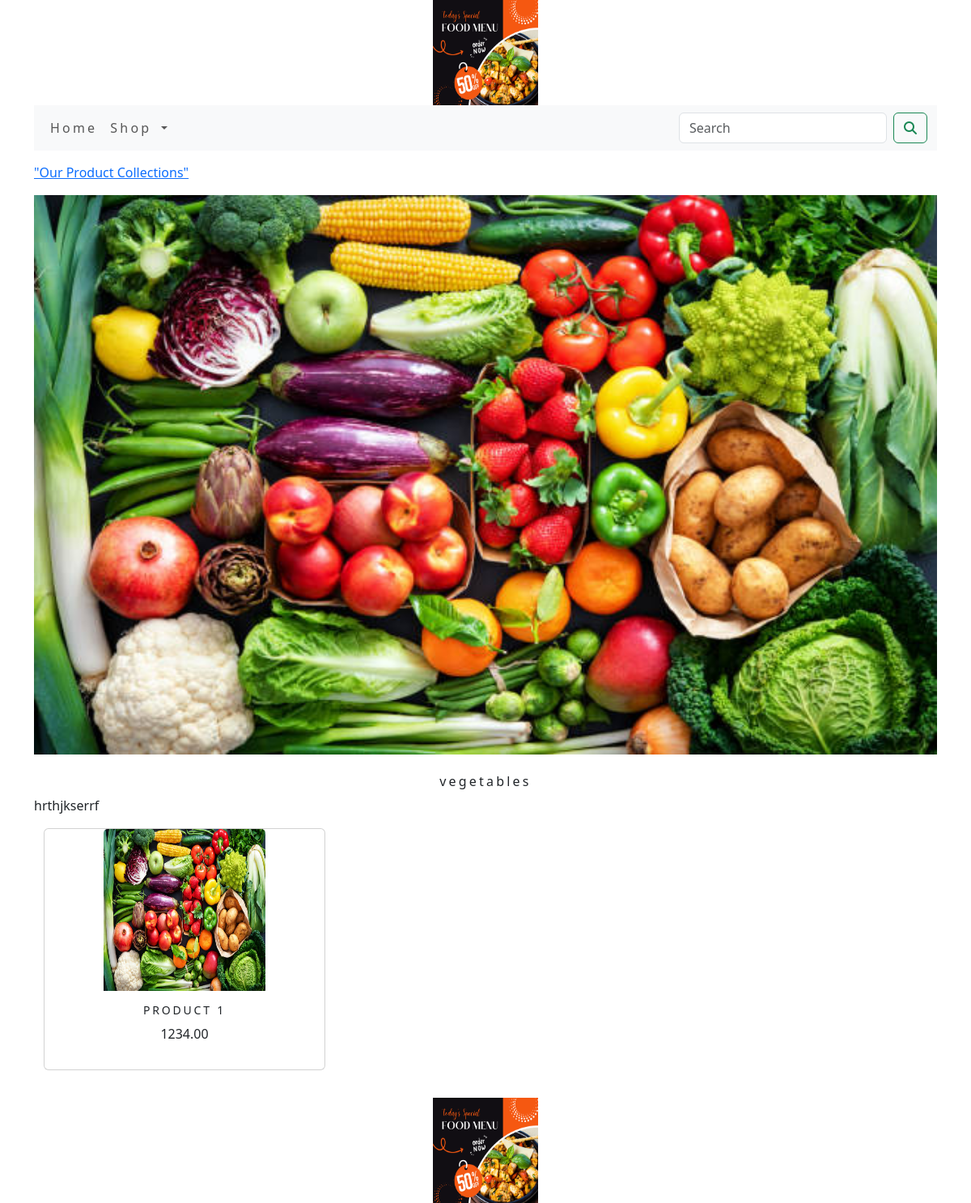
The page /shop/vegetables/ on the database its author committed.
### shop/models.py (models this page shows, shortened)
class Category(models.Model):
    name=models.CharField(max_length=250,unique=True)
    slug=models.SlugField(max_length=250,unique=True)
    description=models.TextField(blank=True)
    image=models.ImageField(upload_to='category',blank=True)
    class Meta:
        ordering=('name',)
        verbose_name='category'
        verbose_name_plural='categories'
    def get_url(self):
        return reverse('shop:products_by_category',args=[self.slug])

class Product(models.Model):
    name = models.CharField(max_length=250, unique=True)
    slug = models.SlugField(max_length=250, unique=True)
    description = models.TextField(blank=True)
    price=models.DecimalField(max_digits=10,decimal_places=2)
    category=models.ForeignKey(Category,on_delete=models.CASCADE)
    image = models.ImageField(upload_to='product', blank=True)
    stock=models.IntegerField()
    available=models.BooleanField(default=True)
    created=models.DateTimeField(auto_now_add=True)
    updated=models.DateTimeField(auto_now=True)
    def get_url(self):
        return reverse('shop:prodCatdetail',args=[self.category.slug,self.slug])
    class Meta:
        ordering=('name',)
        verbose_name='product'
        verbose_name_plural='products'

### shop/views.py (the view)
# urls.py: path('',views.allProdCat,name='allProdCat'),
def allProdCat(request,c_slug=None):
    c_page=None
    products_list=None
    if c_slug!=None:
        c_page=get_object_or_404(Category,slug=c_slug)
        products_list=Product.objects.all().filter(category=c_page,available=True)
    else:
        products_list=Product.objects.all().filter(available=True)
    paginator=Paginator(products_list,6)
    try:
        page=int(request.GET.get('page','1'))
    except:
        page=1
    try:
        products=paginator.page(page)
    except (EmptyPage,InvalidPage):
        products=paginator.page(paginator.num_pages)
    return render(request,"category.html",{'category':c_page,'products':products})

### cart/context_processors.py (called while the page is built)
def counter(request):
    item_count=0
    if 'admin' in request.path:
        return {}
    else:
        try:
            cart=Cart.objects.filter(cart_id=_cart_id(request))
            cart_items=CartItem.objects.all().filter(cart=cart[:1])
            for cart_item in cart_items:
                item_count += cart_item.quantity
        except Cart.DoesNotExist:
            item_count =0
    return dict(item_count=item_count)

### cart/views.py (called while the page is built)
def _cart_id(request):
    cart=request.session.session_key
    if not cart:
        cart=request.session.create()
    return cart

### shop/context_processors.py (called while the page is built)
def menu_links(request):
    links=Category.objects.all()
    return dict(links=links)

### templates/category.html (shortened to what this page needs)
{% extends 'base.html' %}
{% load static %}
{% block content %}
{% if category %}
  <div>
      <div class="row my_row_class">
          <div class="mx-auto">
          <p><a href="{% url 'shop:allProdCat' %}">"Our Product Collections"</a></p>
      </div>
          </div>
  </div>
    {% endif %}
<div class="mx_auto">
    {% if category %}
        <img class="my_image" src="{{category.image.url}}"  alt="{{category.name}}">
</div>
    <br>
<div>
        <h1 class="text-center my_title">{{category.name}}</h1>
        <p class="text-justify">{{category.description}}</p>
</div>
    {% endif %}
<div class="container">
    <div class="row mx_auto">
        {% for product in products.object_list %}
        <div class="my_bottom_margin col-9 col-sm-12 col-md-4  xol-lg-4">
            <div class="card text-center" style="min-width-:18rem;">
                <a href="{{product.get_url}}"><img class="card-img-top my_image" src="{{product.image.url}}" style="width:200px;height:200px;" alt="{{product.name}}"></a>
            <div class="card-body">
                <h4>{{product.name}}</h4>
                <p>{{product.price}}</p>
            </div>
            </div>
        </div>
         {% endfor %}
      </div>
    <br>
</div>
{% endblock %}

### static/css/custom.css (style rules this page uses)
body { font-family: 'Roboto' , sans-serif; }
.my_row_class { padding-top :15px; }
.my_image { width:100%; height:auto; }
.my_title { font-size:16px; text_transform:uppercase; letter-spacing:.2em; }
.my_bottom_margin { margin-bottom:10px; }
.card-body h4 { font-size:14px; text-transform:uppercase; letter-spacing:.2em; }

### rows shown on the page
Category: image (picture), name "vegetables", description "hrthjkserrf"
Product: image (picture), name "PRODUCT 1", price "1234.00"
